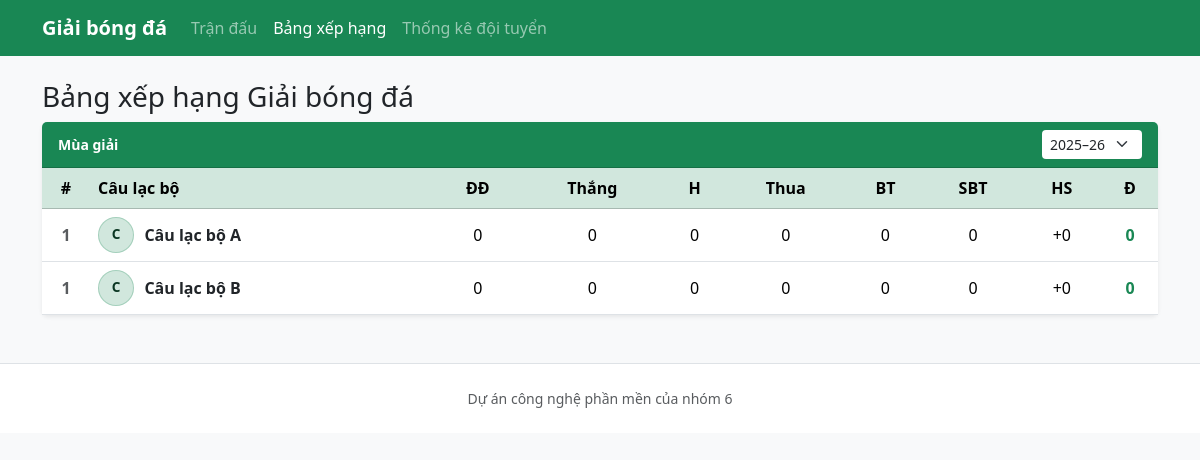
/guest/clubs.php, run on the app's committed database.
### tables this page shows
CREATE TABLE Club (
    ClubId        INT AUTO_INCREMENT PRIMARY KEY,
    Name          VARCHAR(128) NOT NULL,
    ShortName     VARCHAR(16) NULL,
    Stadium       VARCHAR(256) NULL,
    FoundedYear   SMALLINT NULL,
    LogoUrl       VARCHAR(512) NULL
);

### includes/standings.php (called while the page is built, shortened)
<?php
function getLeagueStandings(PDO $pdo): array
{
    $clubs = $pdo->query('SELECT ClubId, Name, ShortName, LogoUrl FROM `Club` ORDER BY Name')->fetchAll();
    $stats = [];
    foreach ($clubs as $c) {
        $id = (int) $c['ClubId'];
        $stats[$id] = [
            'clubId' => $id,
            'name' => (string) $c['Name'],
            'shortName' => $c['ShortName'] !== null && $c['ShortName'] !== '' ? (string) $c['ShortName'] : null,
            'logoUrl' => $c['LogoUrl'] !== null && $c['LogoUrl'] !== '' ? (string) $c['LogoUrl'] : null,
            'played' => 0,
            'won' => 0,
            'drawn' => 0,
            'lost' => 0,
            'gf' => 0,
            'ga' => 0,
        ];
    }
    $sql = <<<'SQL'
SELECT HomeClubId, AwayClubId, HomeScore, AwayScore
FROM `Match`
WHERE HomeScore IS NOT NULL AND AwayScore IS NOT NULL
SQL;
    $matches = $pdo->query($sql)->fetchAll();
    $rows = [];
    foreach ($stats as $s) {
        $gd = $s['gf'] - $s['ga'];
        $pts = $s['won'] * 3 + $s['drawn'];
        $rows[] = array_merge($s, ['gd' => $gd, 'pts' => $pts]);
    }
    usort($rows, static function (array $a, array $b): int {
        if ($a['pts'] !== $b['pts']) {
            return $b['pts'] <=> $a['pts'];
        }
        if ($a['gd'] !== $b['gd']) {
            return $b['gd'] <=> $a['gd'];
        }
        if ($a['gf'] !== $b['gf']) {
            return $b['gf'] <=> $a['gf'];
        }
        return strcasecmp($a['name'], $b['name']);
    });
    $lastKey = null;
    foreach ($rows as $i => &$r) {
        $key = $r['pts'] . '|' . $r['gd'] . '|' . $r['gf'];
        if ($key !== $lastKey) {
            $rank = $i + 1;
            $lastKey = $key;
        }
    }
    return $rows;
}

### guest/clubs.php (the view, shortened to what this page needs)
<?php
require_once dirname(__DIR__) . '/config/database.php';
require_once dirname(__DIR__) . '/includes/standings.php';
$pdo = getPdo();
$standings = getLeagueStandings($pdo);
require_once dirname(__DIR__) . '/includes/header.php';
?>
<h1 class="h3 mb-2">Bảng xếp hạng <?= htmlspecialchars(LEAGUE_DISPLAY_NAME, ENT_QUOTES, 'UTF-8') ?></h1>
<div class="card border-0 shadow-sm">
    <div class="card-header bg-success text-white py-2 d-flex flex-wrap align-items-center justify-content-between gap-2">
        <span class="fw-semibold small mb-0">Mùa giải</span>
        <select id="season-select" class="form-select form-select-sm w-auto bg-white border-0 text-dark" disabled title="Một mùa — có thể mở rộng sau">
            <option><?= htmlspecialchars(LEAGUE_SEASON_LABEL, ENT_QUOTES, 'UTF-8') ?></option>
        </select>
    </div>
    <div class="table-responsive">
        <table class="table table-hover align-middle bg-white mb-0">
            <thead class="table-success">
                <tr>
                    <th class="text-center" scope="col" style="width:3rem">#</th>
                    <th scope="col">Câu lạc bộ</th>
                    <th class="text-center" scope="col">ĐĐ</th>
                    <th class="text-center" scope="col">Thắng</th>
                    <th class="text-center" scope="col">H</th>
                    <th class="text-center" scope="col">Thua</th>
                    <th class="text-center" scope="col">BT</th>
                    <th class="text-center" scope="col">SBT</th>
                    <th class="text-center" scope="col">HS</th>
                    <th class="text-center fw-bold" scope="col" style="width:3.5rem">Đ</th>
                </tr>
            </thead>
            <tbody>
                <?php foreach ($standings as $row): ?>
                    <?php
                    $nm = (string) $row['name'];
                    $initial = $nm !== '' && function_exists('mb_substr')
                        ? mb_strtoupper(mb_substr($nm, 0, 1, 'UTF-8'), 'UTF-8')
                        : strtoupper(substr($nm, 0, 1));
                    ?>
                    <tr>
                        <td class="text-center text-muted fw-semibold"><?= (int) $row['rank'] ?></td>
                        <td>
                            <a class="standings-club-link text-decoration-none text-body" href="club.php?id=<?= (int) $row['clubId'] ?>">
                                <?php if ($row['logoUrl']): ?>
                                    <span class="standings-crest standings-crest--img">
                                        <img src="<?= htmlspecialchars($row['logoUrl'], ENT_QUOTES, 'UTF-8') ?>" alt="" width="36" height="36" loading="lazy">
                                    </span>
                                <?php else: ?>
                                    <span class="standings-crest"><?= htmlspecialchars($initial, ENT_QUOTES, 'UTF-8') ?></span>
                                <?php endif; ?>
                                <span class="standings-club-name"><?= htmlspecialchars($row['name'], ENT_QUOTES, 'UTF-8') ?></span>
                            </a>
                        </td>
                        <td class="text-center"><?= (int) $row['played'] ?></td>
                        <td class="text-center"><?= (int) $row['won'] ?></td>
                        <td class="text-center"><?= (int) $row['drawn'] ?></td>
                        <td class="text-center"><?= (int) $row['lost'] ?></td>
                        <td class="text-center"><?= (int) $row['gf'] ?></td>
                        <td class="text-center"><?= (int) $row['ga'] ?></td>
                        <td class="text-center"><?= (int) $row['gd'] >= 0 ? '+' . (int) $row['gd'] : (string) (int) $row['gd'] ?></td>
                        <td class="text-center fw-bold text-success"><?= (int) $row['pts'] ?></td>
                    </tr>
                <?php endforeach; ?>
            </tbody>
        </table>
    </div>
</div>
<?php require_once dirname(__DIR__) . '/includes/footer.php'; ?>

### assets/css/style.css (style rules this page uses)
.standings-club-link { display: inline-flex; align-items: center; gap: 0.65rem; }
.standings-crest { width: 2.25rem; height: 2.25rem; border-radius: 50%; background: var(--bs-success-bg-subtle); border: 1px solid rgba(var(--bs-success-rgb), 0.25); display: inline-flex; align-items: center; justify-content: center; font-size: 0.85rem; font-weight: 700; color: var(--bs-success-text-emphasis); flex-shrink: 0; }
.standings-club-name { font-weight: 600; transition: color 0.15s ease; }

### data on the page
club: ClubId "1", Name "C", Name "Câu lạc bộ A", played "0", won "0", drawn "0", lost "0", gf "0", ga "0", gd "0", pts "0"

### other printed values
LEAGUE_DISPLAY_NAME "Giải bóng đá"
$row['rank'] "1"
$initial "C"
$row['name'] "Câu lạc bộ B"
$row['played'] "0"
$row['won'] "0"
$row['drawn'] "0"
$row['lost'] "0"
$row['gf'] "0"
$row['ga'] "0"
$row['gd'] "0"
$row['pts'] "0"
form field value "2025–26"
